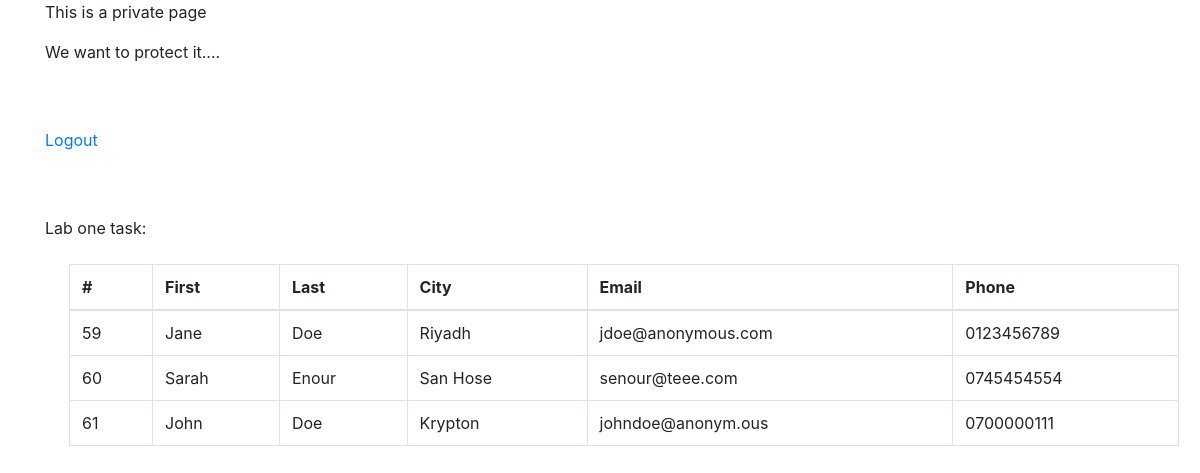
Page /private_page.php (signed in) on the committed database.
### tables this page shows
CREATE TABLE `user` (
  `id` int(11) NOT NULL,
  `first_name` varchar(32) NOT NULL,
  `last_name` varchar(32) NOT NULL,
  `user_email` varchar(100) NOT NULL,
  `user_phone` varchar(10) NOT NULL,
  `user_city` varchar(32) NOT NULL,
  `username` varchar(50) NOT NULL,
  `password` varchar(255) NOT NULL
);

### user.php (called while the page is built, shortened)
<?php
require_once "DBConnector.php";
Class User implements Crud, Authenticator{
    public static function readAll(){
        $sql = "SELECT * FROM `user`";
        $DBConnector = new DBConnector;
        $res = mysqli_query($DBConnector->conn, $sql);
        return $res;
    }
}
?>

### DBConnector.php (called while the page is built, shortened)
<?php
class DBConnector{
    function __construct(){
        $this->conn = new mysqli(DB_SERVER, DB_USER, DB_PASS, DB_NAME) or die("Connect failed: %s\n". $conn -> error);
    }
}
?>

### private_page.php (the view, shortened to what this page needs)
<html lang="en">
<head>
  <link rel="stylesheet" href="https://stackpath.bootstrapcdn.com/bootstrap/4.3.1/css/bootstrap.min.css">
</head>
    <body>
    <div class="container">
            <p>This is a private page</p>
            <p>We want to protect it....</p><br><br>
            <p><a href="logout.php">Logout</a></p><br><br>
        <p>Lab one task:</p>
        <div class="table-responsive m-4" id="readAllTable">
                <table class="table table-bordered table-hover">
                    <thead>
                        <tr>
                        <th scope="col">#</th>
                        <th scope="col">First</th>
                        <th scope="col">Last</th>
                        <th scope="col">City</th>
                        <th scope="col">Email</th>
                        <th scope="col">Phone</th>
                        </tr>
                    </thead>
                    <tbody>
                    <?php
                        include_once "DBConnector.php";
                        include_once "user.php";
                        $res = user::readAll();
                        while ($row = mysqli_fetch_array($res)){
                            echo "
                                <tr>
                                    <td>".$row['id']."</td>
                                    <td>".$row['first_name']."</td>
                                    <td>".$row['last_name']."</td>
                                    <td>".$row['user_city']."</td>
                                    <td>".$row['user_email']."</td>
                                    <td>".$row['user_phone']."</td>
                                </tr>
                                ";
                        }
                    ?>
                    </tbody>
                </table>
                </div>
        </div>
    </body>
</html>

### rows in the picture
user: id "59", first_name "Jane", last_name "Doe", user_city "Riyadh", user_email "jdoe@anonymous.com", user_phone "0123456789"
user: id "60", first_name "Sarah", last_name "Enour", user_city "San Hose", user_email "senour@teee.com", user_phone "0745454554"
user: id "61", first_name "John", last_name "Doe", user_city "Krypton", user_email "johndoe@anonym.ous", user_phone "0700000111"
